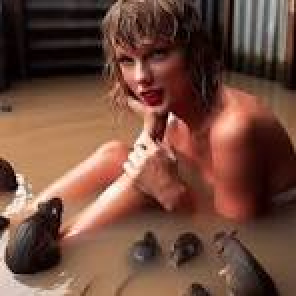
#> input picture imagem.jpg, 148 x 148 px, given in place of faces.mp4, which was not available (shown 2 times larger)
$ python faces-detection.py
#> lines starting #> are read from the running program, lines starting #| are printed output that depends on the picture
import cv2

def redim(img, largura):  # função para redimensionar uma imagem
    alt = int(img.shape[0]/img.shape[1]*largura)
    img = cv2.resize(img, (largura, alt), interpolation=cv2.INTER_AREA)
    return img


df = cv2.CascadeClassifier(cv2.data.haarcascades +
                           'haarcascade_frontalface_default.xml')

#Abre um vídeo gravado em disco
camera = cv2.VideoCapture('faces.mp4')


while True:
    #read() retorna 1-Se houve sucesso e 2-O próprio frame
    (sucesso, frame) = camera.read()
#> frame is the input picture: shape (148, 148, 3); mean B, G, R 61.8, 76.3, 113.1
    if not sucesso: #final do vídeo
        break
    #reduz tamanho do frame para acelerar processamento
    frame = redim(frame, 350)
    #converte para tons de cinza
    frame_pb = cv2.cvtColor(frame, cv2.COLOR_BGR2GRAY)
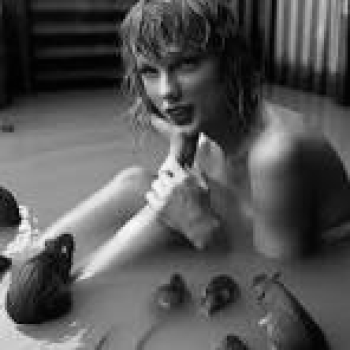
#> frame_pb: shape (350, 350); min 1, max 252, mean 85.7
    #detecta as faces no frame
    faces = df.detectMultiScale(frame_pb, scaleFactor = 1.3,
                                minNeighbors=3, minSize=(20,20), flags=cv2.CASCADE_SCALE_IMAGE)
#> faces = ()
    frame_temp = frame.copy()
    for (x, y, lar, alt) in faces:
        cv2.rectangle(frame_temp, (x, y), (x + lar, y + alt), (0,
                                                               255, 255), 2)
#> this loop made 0 passes
    #Exibe um frame redimensionado (com perca de qualidade)
    cv2.imshow("Encontrando faces...", redim(frame_temp, 640))
    #Espera que a tecla 's' seja pressionada para sair
    if cv2.waitKey(1) & 0xFF == ord("s"):
#> (key Esc is pressed here)
        break


#fecha streaming
camera.release()
cv2.destroyAllWindows()

$ run again, on bts.jpg
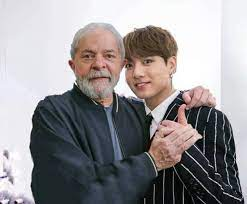
#> input picture bts.jpg, 247 x 204 px, given in place of faces.mp4, which was not available
#> frame is the input picture: shape (204, 247, 3); mean B, G, R 148.1, 146.2, 149.7
#> `frame_pb = cv2.cvtColor(frame, cv2.COLOR_BGR2GRAY)`:
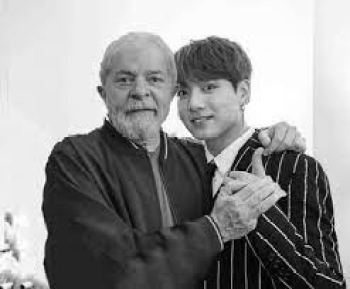
#> frame_pb: shape (289, 350); min 0, max 255, mean 147.4
#> faces = [[102, 49, 76, 76]]
#> the loop `for (x, y, lar, alt) in faces:` made 1 pass
#> after the loop `for (x, y, lar, alt) in faces:`:
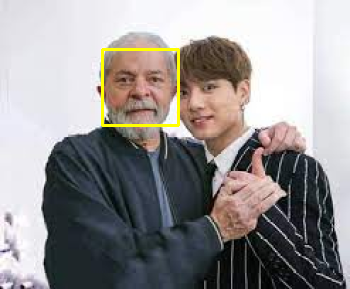
#> frame_temp: shape (289, 350, 3); mean of channels 0, 1, 2 146.8, 147, 150.4; drawn as B, G, R
#> img: shape (528, 640, 3)

$ run again, on dog.jpg
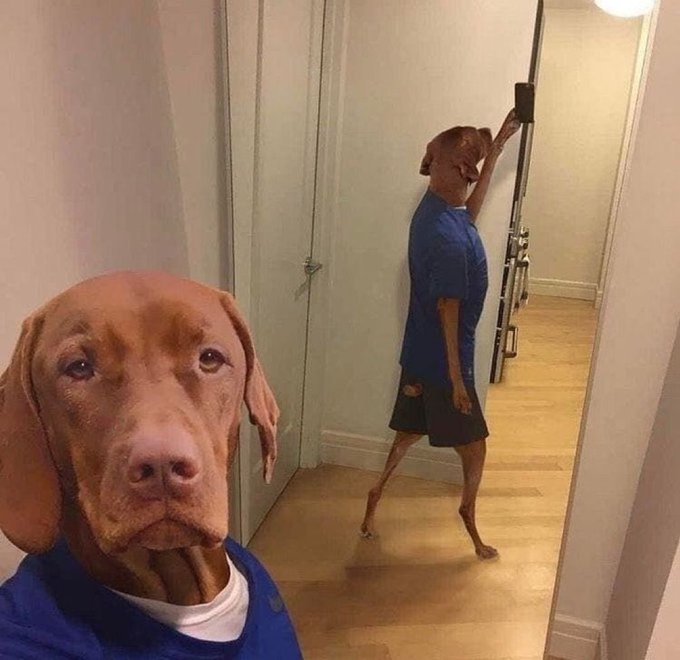
#> input picture dog.jpg, 680 x 660 px, given in place of faces.mp4, which was not available
#> frame is the input picture: shape (660, 680, 3); mean B, G, R 96.2, 120, 151.6
#> `frame_pb = cv2.cvtColor(frame, cv2.COLOR_BGR2GRAY)`:
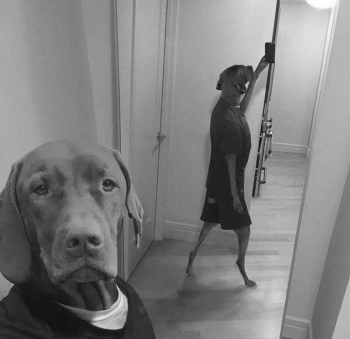
#> frame_pb: shape (339, 350); min 16, max 255, mean 126.8
#> faces = ()
#> img: shape (619, 640, 3)
